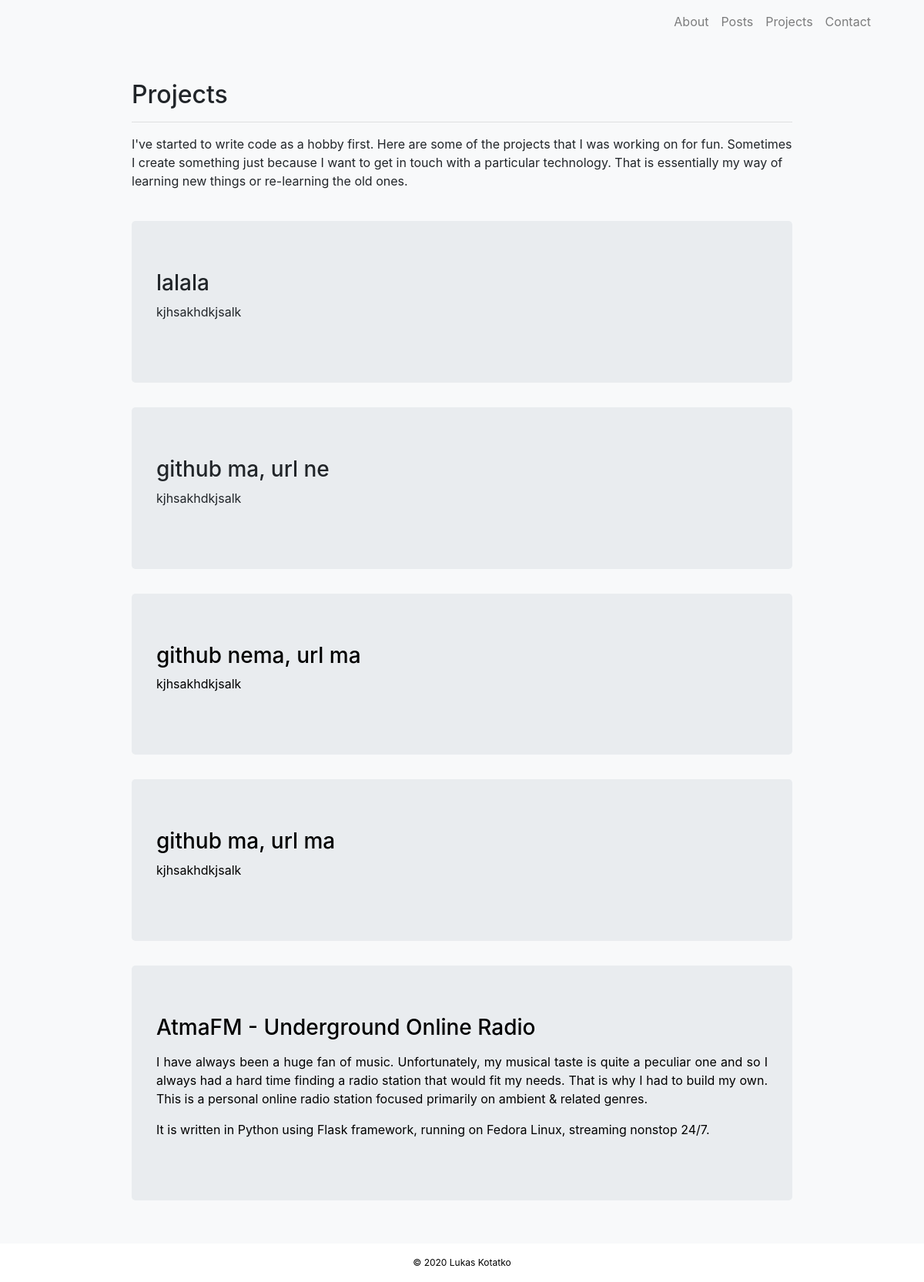
The app's page /projects with its own data.
### application/models.py (models this page shows, shortened)
class ProjectModel(db.Model):
    __tablename__ = "projects"
    id = db.Column(db.Integer, primary_key=True)
    title = db.Column(db.String(128), unique=False, nullable=False)
    description = db.Column(db.Text, unique=False, nullable=False)
    project_url = db.Column(db.String(256), unique=False, nullable=True)
    github_url = db.Column(db.String(256), unique=False, nullable=True)
    time_added = db.Column(db.DateTime, unique=False, nullable=False)

### application/routes.py (the view)
@app.route('/projects')
def projects():
    projects = ProjectModel.query.all()
    return render_template("projects.html", projects=projects)

### application/templates/projects.html (shortened to what this page needs)
{% extends 'layout.html' %}
{% block content %}
<div class="container projects">
<h2>Projects</h2>
<hr>
    <p>I've started to write code as a hobby first. Here are some of the projects that I was working on for fun. Sometimes I create something just because I want to get in touch with a particular technology. That is essentially my way of learning new things or re-learning the old ones.</p>
<br>
{% for project in projects %}
    {% if project.project_url %}
        <a style="text-decoration: none; text-align: justify; color: black !important;" href="{{ project.project_url }}" target="_blank">
            <div>
                <div class="uk-card uk-card-default uk-card-hover uk-card-body jumbotron">
                    <h3 class="uk-card-title">{{ project.title }}</h3>
                    <p>{{ project.description | safe }}</p>
                </div>
            </div>
        </a>
    {% else %}
        <div>
            <div class="uk-card uk-card-default uk-card-hover uk-card-body jumbotron">
                <h3 class="uk-card-title">{{ project.title }}</h3>
                <p>{{ project.description }}</p>
            </div>
        </div>
    {% endif %}
{% endfor%}
</div>
{% endblock %}

### application/static/css/style.css (style rules this page uses)
html, body { background-color: #F8F9FA; }
a:link { color: black; }
body { margin:0; padding:0; }
@media screen and (min-width: 801px) { .projects { width: 80%; } }

### records on screen
ProjectModel: title "lalala", description "kjhsakhdkjsalk"
ProjectModel: title "github ma, url ne", description "kjhsakhdkjsalk"
ProjectModel: title "github nema, url ma", description "kjhsakhdkjsalk"
ProjectModel: title "github ma, url ma", description "kjhsakhdkjsalk"
ProjectModel: title "AtmaFM - Underground Online Radio", description "I have always been a huge fan of music. Unfortunately, my musical taste is quite a peculiar one and so I always had a hard time finding a radio station that would fit my needs. That is why I had to build my own. This is a personal online radio station focused primarily on ambient & related genres. It is written in Python using Flask framework, running on Fedora Linux, streaming nonstop 24/7."
